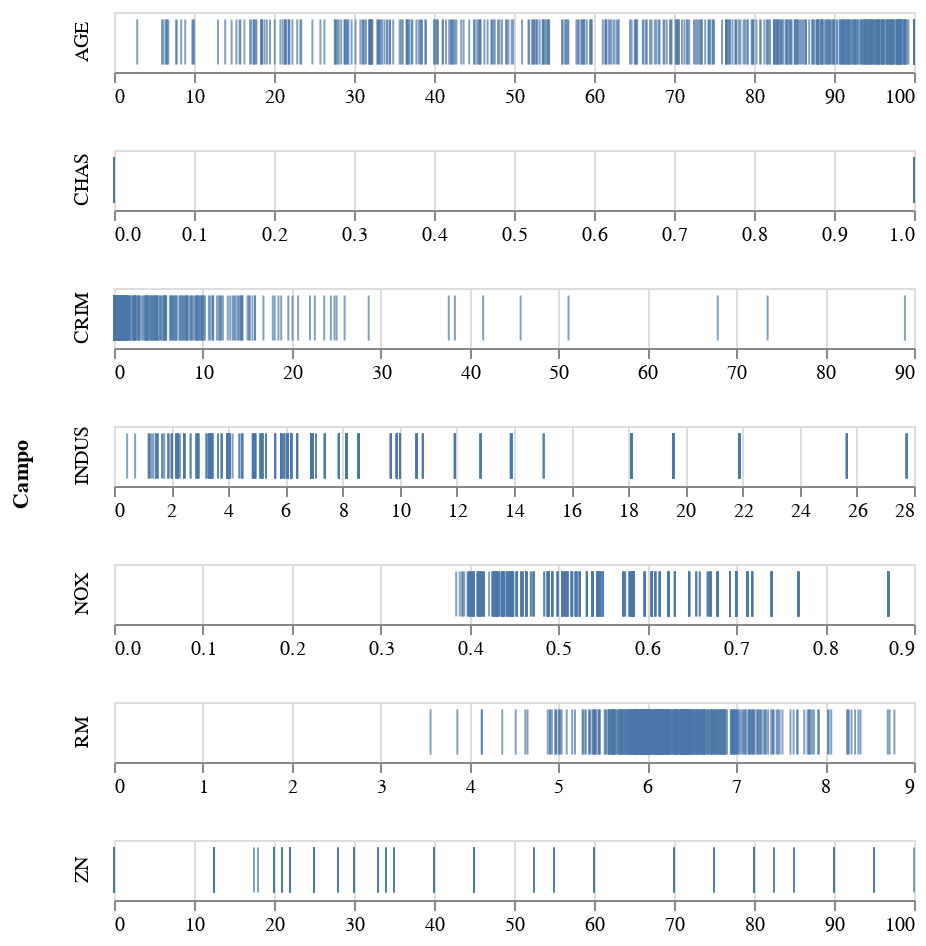

The notebook cell saved with this chart:
### Markdown cell above
El primer tipo de análisis visual que se puede hacer es simplemente mostrar los valores de una columna, para saber en qué rango están, donde se concentran, etc. Esa información, que ya nos ofrece de manera resumida el método .describe(), puede obtenerse también, y de manera más rica, mediante visualizaciones

La primera visualización que hacemos, para las primeras 7 variables (simplmente por no ocupar excesivo espacio, en un caso real se haría con todas, claro), es un "tick diagram", que pone una marca sobre el valor de cada caso, sobre un solo eje.

### Code cell
# Ponemos los datos "en formato largo" para facilitar la visualización
# (en caso de no enteder lo que hace el método .melt(), se puede visualizar el resultado
# simplemente haciendo bostboston_long1.head() en una nueva celda
boston_long1 = boston.iloc[:, :7].melt(var_name = 'Campo', value_name = 'Valor')

# Creamos un gráfico con "tick marks", y codificamos el valor de cada variable en el eje X,
# y repetimos para cada campo en filas diferentes. El método final, .resolve_scale(), se 
# incluye para que cada campo tenga una escala X independiente
alt.Chart(boston_long1, height = 30, width = 400).mark_tick()\
    .encode(x = alt.X('Valor:Q', title = None), row = 'Campo:N')\
    .resolve_scale(x = 'independent')

### Figure 1 — Vega-Lite specification as saved in the notebook (floating-point values rounded to 4 significant figures; data arrays with more than 128 entries replaced by an {"elided": "..."} marker saying what was removed)
{"config": {"view": {"continuousWidth": 400, "continuousHeight": 300}}, "data": {"name": "data-33600ad99b5ca60861fa1a7a1bd5010a"}, "mark": "tick", "encoding": {"row": {"type": "nominal", "field": "Campo"}, "x": {"type": "quantitative", "field": "Valor", "title": null}}, "height": 30, "resolve": {"scale": {"x": "independent"}}, "width": 400, "$schema": "https://vega.github.io/schema/vega-lite/v4.8.1.json", "datasets": {"data-33600ad99b5ca60861fa1a7a1bd5010a": {"elided": "3542 records"}}}
